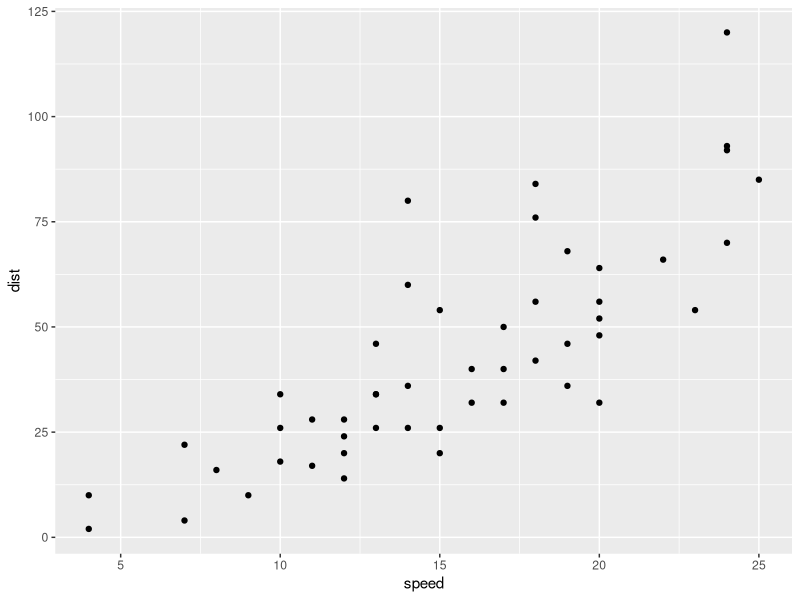
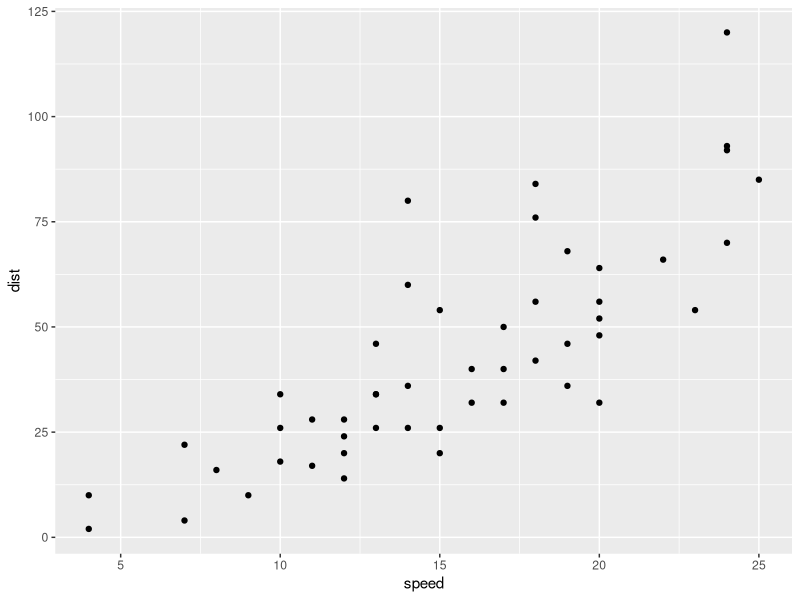
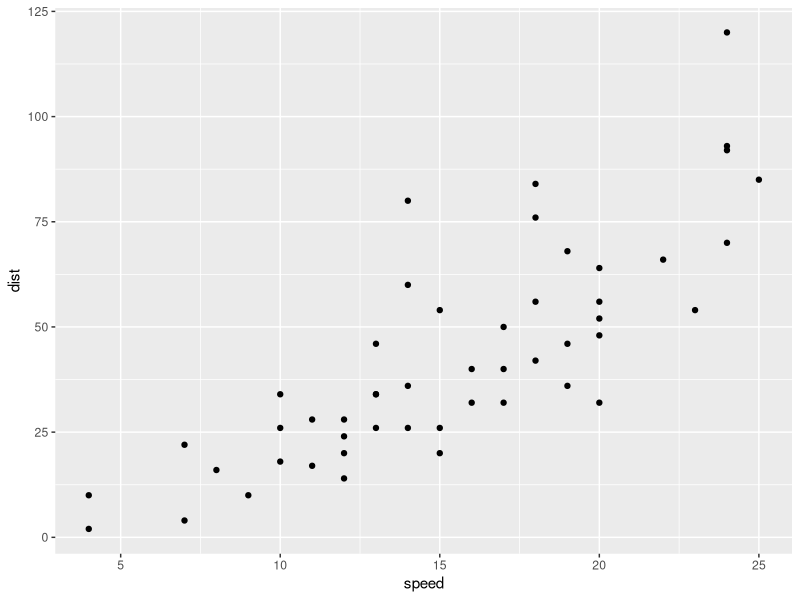
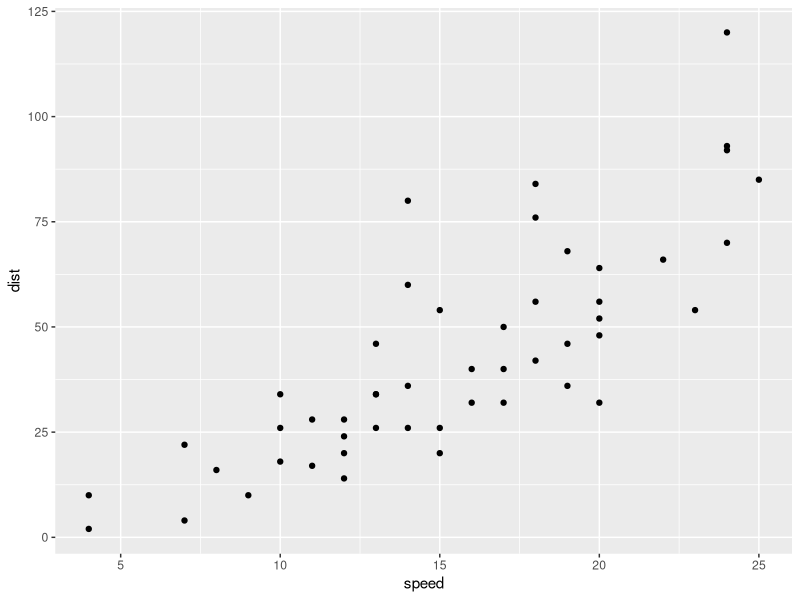
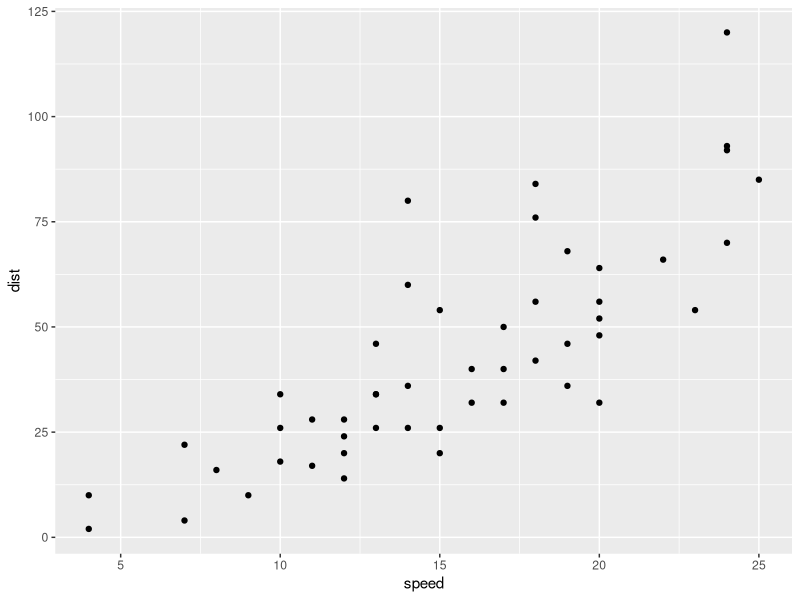

These figures' R source, in order:
## ---- chunk 1
knitr::opts_chunk$set(echo = F, warning = F, message = F, fig.align='center')

library(tidyverse) 
library(knitr) #this library has the kable() function which will drastically clean up table formatting when you knit 
## ---- chunk 2
#I am forcing the code to display so you can see it. I do this using echo=TRUE. The reason I have to do this for every subsequent chunk is because I set the global option as echo=FALSE above (in the first code chunk). The global option applies to every chunk but you can always turn it on/off chunk by chunk like we did here.

test<-summary(cars) #"test" (the summary results) will not be displayed in the knit file
## ---- chunk 3
#I am forcing the code to display so you can see it.

summary(cars) #This WILL be displayed 
## ---- chunk 4
#I am forcing the code to display so you can see it.

kable(summary(cars)) #This WILL be displayed 
## ---- chunk 5
#I am forcing the code to display so you can see it.
summary(cars) %>%
  kable() #Dropping it on the end also works. 
## ---- chunk 6
carplot<-ggplot(data=cars, aes(x=speed, y=dist))
carplot<-carplot +  geom_point()

carplot
## ---- chunk 7
#I am forcing the code to display so you can see it.
# fig.asp=.8, figure.width=3
carplot
## ---- chunk 8
#I am forcing the code to display so you can see it.
# fig.asp=.8, figure.width=10
carplot
## ---- chunk 9
#I am forcing the code to display so you can see it.
# fig.asp=.8, figure.width=7
carplot
## ---- chunk 10
#I am forcing the code to display so you can see it.
# fig.asp=.5, figure.width=7
carplot
